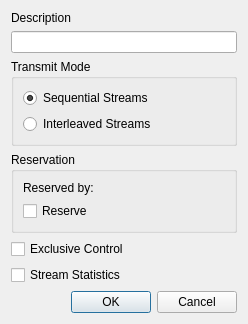
<?xml version="1.0" encoding="UTF-8"?>
<ui version="4.0">
 <class>PortConfigDialog</class>
 <widget class="QDialog" name="PortConfigDialog">
  <property name="geometry">
   <rect>
    <x>0</x>
    <y>0</y>
    <width>248</width>
    <height>292</height>
   </rect>
  </property>
  <property name="windowTitle">
   <string>Port Config</string>
  </property>
  <layout class="QVBoxLayout">
   <item>
    <widget class="QLabel" name="label">
     <property name="text">
      <string>Description</string>
     </property>
     <property name="buddy">
      <cstring>description</cstring>
     </property>
    </widget>
   </item>
   <item>
    <widget class="QLineEdit" name="description"/>
   </item>
   <item>
    <widget class="QGroupBox" name="transmitModeBox">
     <property name="title">
      <string>Transmit Mode</string>
     </property>
     <layout class="QVBoxLayout">
      <item>
       <widget class="QRadioButton" name="sequentialStreamsButton">
        <property name="text">
         <string>Sequential Streams</string>
        </property>
        <property name="checked">
         <bool>true</bool>
        </property>
       </widget>
      </item>
      <item>
       <widget class="QRadioButton" name="interleavedStreamsButton">
        <property name="text">
         <string>Interleaved Streams</string>
        </property>
       </widget>
      </item>
     </layout>
    </widget>
   </item>
   <item>
    <widget class="QGroupBox" name="groupBox">
     <property name="title">
      <string>Reservation</string>
     </property>
     <layout class="QVBoxLayout">
      <item>
       <widget class="QLabel" name="reservedBy">
        <property name="text">
         <string>Reserved by: </string>
        </property>
       </widget>
      </item>
      <item>
       <widget class="QCheckBox" name="reserveButton">
        <property name="text">
         <string>Reserve</string>
        </property>
       </widget>
      </item>
     </layout>
    </widget>
   </item>
   <item>
    <widget class="QCheckBox" name="exclusiveControlButton">
     <property name="text">
      <string>Exclusive Control</string>
     </property>
    </widget>
   </item>
   <item>
    <widget class="QCheckBox" name="streamStatsButton">
     <property name="text">
      <string>Stream Statistics</string>
     </property>
    </widget>
   </item>
   <item>
    <spacer>
     <property name="orientation">
      <enum>Qt::Vertical</enum>
     </property>
     <property name="sizeHint" stdset="0">
      <size>
       <width>226</width>
       <height>71</height>
      </size>
     </property>
    </spacer>
   </item>
   <item>
    <widget class="QDialogButtonBox" name="buttonBox">
     <property name="orientation">
      <enum>Qt::Horizontal</enum>
     </property>
     <property name="standardButtons">
      <set>QDialogButtonBox::Cancel|QDialogButtonBox::Ok</set>
     </property>
    </widget>
   </item>
  </layout>
 </widget>
 <tabstops>
  <tabstop>description</tabstop>
  <tabstop>sequentialStreamsButton</tabstop>
  <tabstop>interleavedStreamsButton</tabstop>
  <tabstop>reserveButton</tabstop>
  <tabstop>exclusiveControlButton</tabstop>
  <tabstop>streamStatsButton</tabstop>
 </tabstops>
 <resources/>
 <connections>
  <connection>
   <sender>buttonBox</sender>
   <signal>accepted()</signal>
   <receiver>PortConfigDialog</receiver>
   <slot>accept()</slot>
   <hints>
    <hint type="sourcelabel">
     <x>234</x>
     <y>205</y>
    </hint>
    <hint type="destinationlabel">
     <x>157</x>
     <y>214</y>
    </hint>
   </hints>
  </connection>
  <connection>
   <sender>buttonBox</sender>
   <signal>rejected()</signal>
   <receiver>PortConfigDialog</receiver>
   <slot>reject()</slot>
   <hints>
    <hint type="sourcelabel">
     <x>234</x>
     <y>205</y>
    </hint>
    <hint type="destinationlabel">
     <x>243</x>
     <y>214</y>
    </hint>
   </hints>
  </connection>
 </connections>
</ui>
